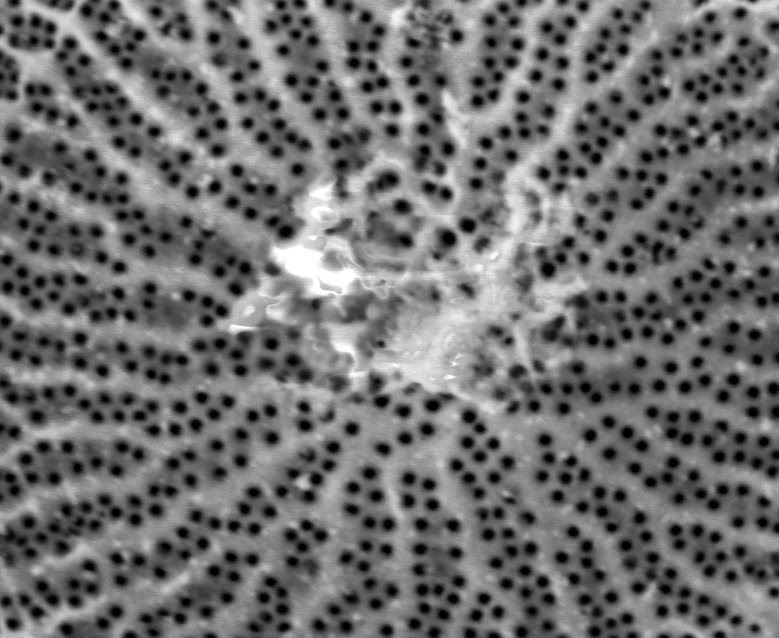
#> input picture work/CNMS/cropped_Wild007.tif, 779 x 638 px
$ jupyter execute 'Wild007-adaptive w quantize.ipynb'
#> lines starting #> are read from the running program, lines starting #| are printed output that depends on the picture; after the words box and inside, x2 and y2 are one past the last pixel; in counts of white or black regions, pixels touching at a corner belong together
[cell 1]
#ADAPTIVE SKELETON WITH 3 COLORS SEEMS TO WORK BEST

import matplotlib.pyplot as plt
import cv2
img = cv2.imread('cropped_Wild007.tif')
#> img is the input picture: shape (638, 779, 3); min 0, max 255, mean 109.8
blur = cv2.blur(img,(15,15))
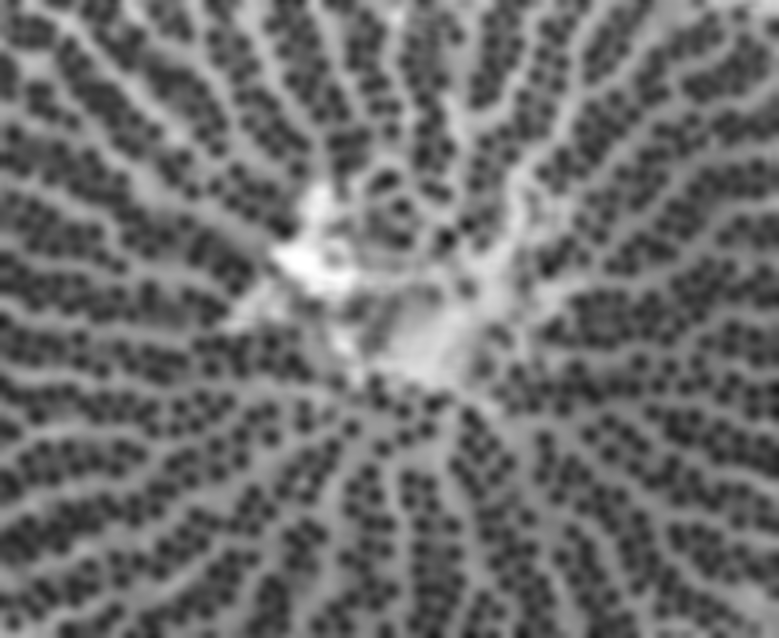
#> blur: shape (638, 779, 3); min 25, max 255, mean 109.8
from matplotlib.colors import LinearSegmentedColormap
cdict2 = {'red':   ((0.0, 0.0, 0.0),
                   (0.1, 1.0, 1.0),
                   (1.0, 1.0, 1.0)),

         'green': ((0.0, 0.0, 0.0),
                   (1.0, 0.0, 0.0)),

        'blue':  ((0.0, 0.0, 0.0),
                   (1.0, 0.0, 0.0))
        }
red2 = LinearSegmentedColormap('Red2', cdict2)
from skimage.filters import threshold_otsu
thotsu=threshold_otsu(blur)
#> thotsu = 114
otsublur = blur[:,:,0]> thotsu
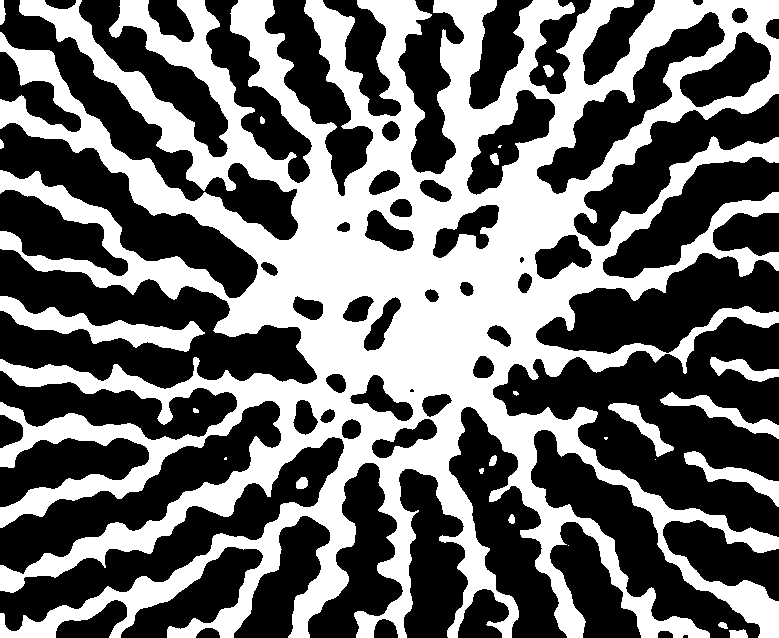
#> otsublur: shape (638, 779) bool; 42.9% white; 24 white regions (5 under 20 px), largest, box (x1, y1, x2, y2) and area: (0, 0, 779, 638) 204020, (0, 296, 205, 352) 3698, (684, 451, 779, 507) 1407

from skimage.morphology import skeletonize
otsuskeleton = skeletonize(otsublur)
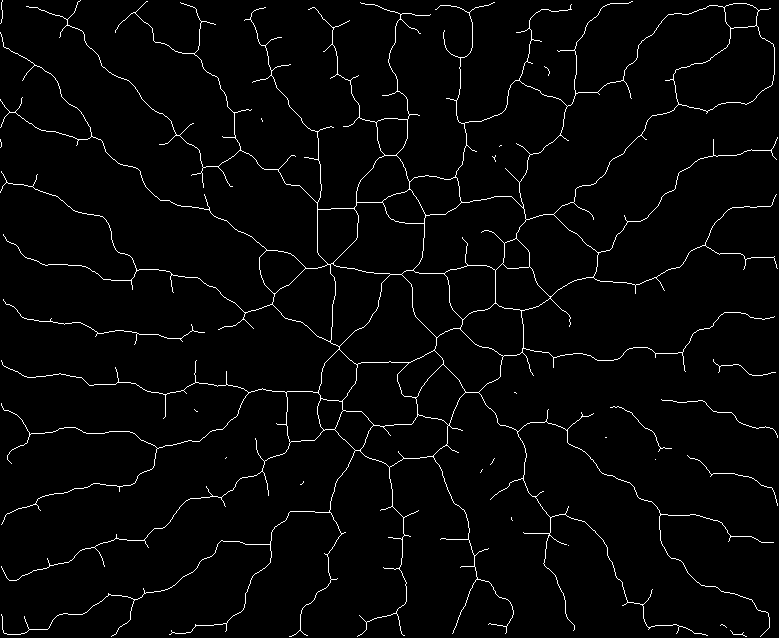
#> otsuskeleton: shape (638, 779) bool; 2.5% white in thin lines or dots
imgplot = plt.imshow(img, alpha=0.9)
ax = plt.subplot()
ax.imshow(otsuskeleton, cmap=red2, interpolation='sinc', alpha=.3)

[cell 2]
from PIL import Image
im=Image.open('cropped_Wild007.tif')
width, height=im.size
#> width = 779; height = 638

[cell 3]
import numpy as np
import cv2 as cv
from matplotlib import pyplot as plt
img = cv.imread('cropped_Wild007.tif',0)
#> img: shape (638, 779); min 0, max 255, mean 109.8
plt.hist(img.ravel(),256,[0,256])
plt.show()
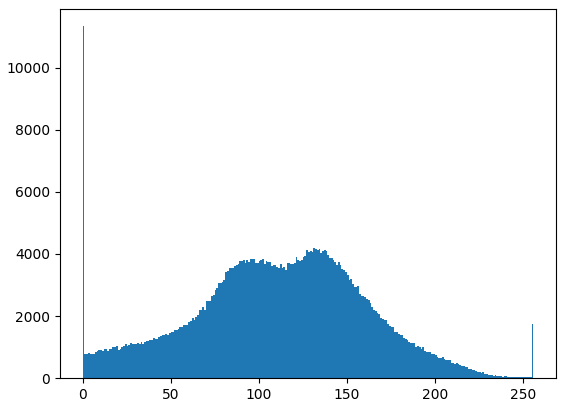
#> figure drawn by matplotlib, 1 panel; tallest bar 11331 high, from x = 0 to 1

np.mean(img)
#> Out = 109.8

[cell 4]
im.quantize(3,0)
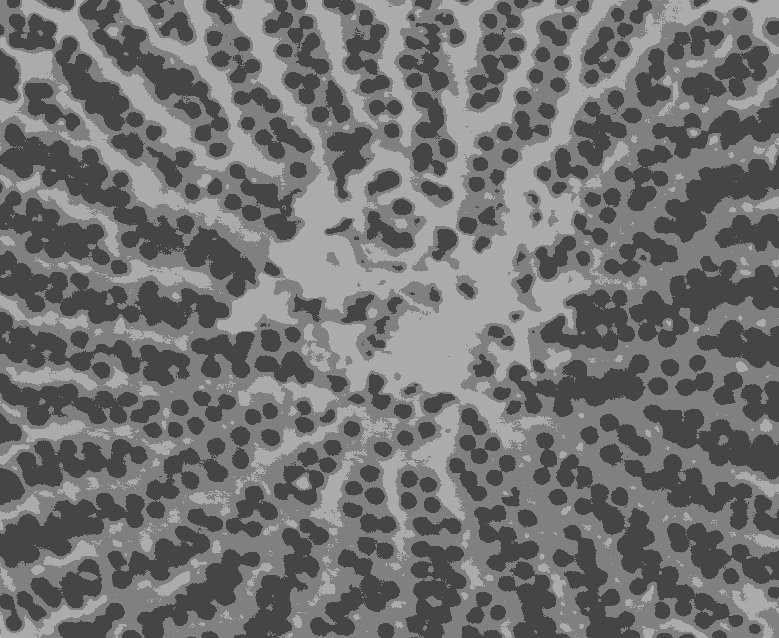
#> Out: PIL image 779x638 P; min 69, max 171, mean 113.7

[cell 5]
image=im.quantize(3,0)
image.save('simple_Wild007.tif')
print(image)
#| <PIL.Image.Image image mode=P size=779x638 at 0x7FB23A2E2F10>
newimg = cv2.imread('simple_Wild007.tif')
plt.hist(newimg.ravel(),256,[0,255]); plt.show()
#> after `plt.hist(newimg.ravel(), 256, [0, 255])`:
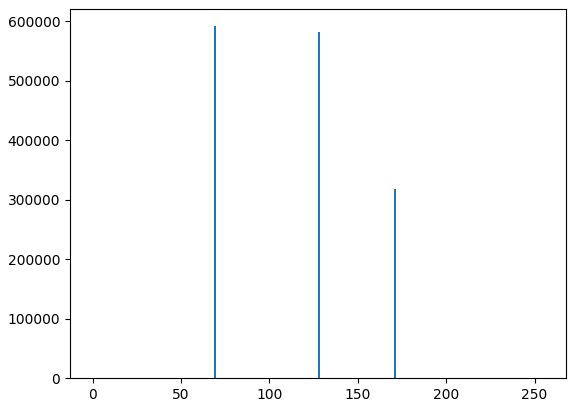
#> figure drawn by matplotlib, 1 panel; tallest bar 591843 high, from x = 68.73 to 69.73
print(newimg)
#> (printed output is left out)
newnewimg=newimg[:,:,0]

[cell 6]
newimg[np.where(newimg == [171])] = [255]
newimg[np.where(newimg == [69])] = [0]
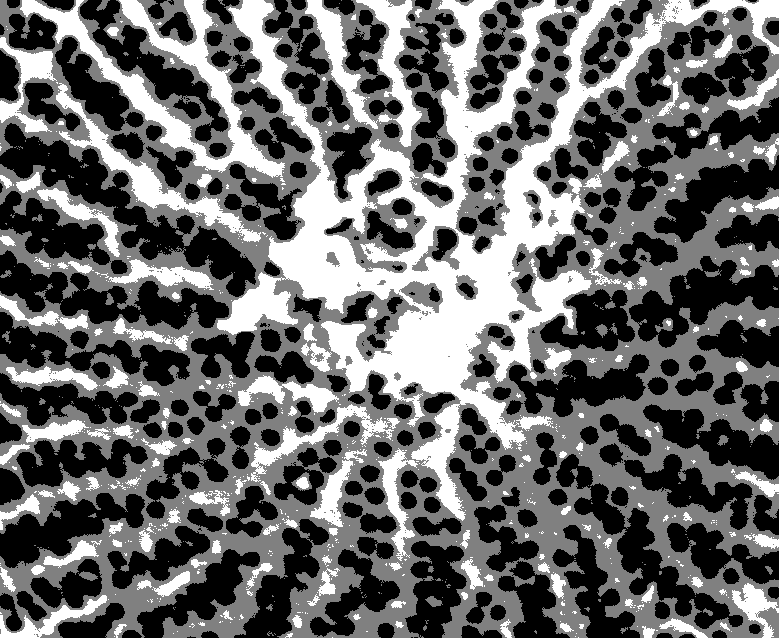
#> newimg: shape (638, 779, 3); min 0, max 255, mean 104.2
plt.imshow(newimg, cmap='gray')

[cell 7]
ablur = cv2.blur(newnewimg,(32, 32))
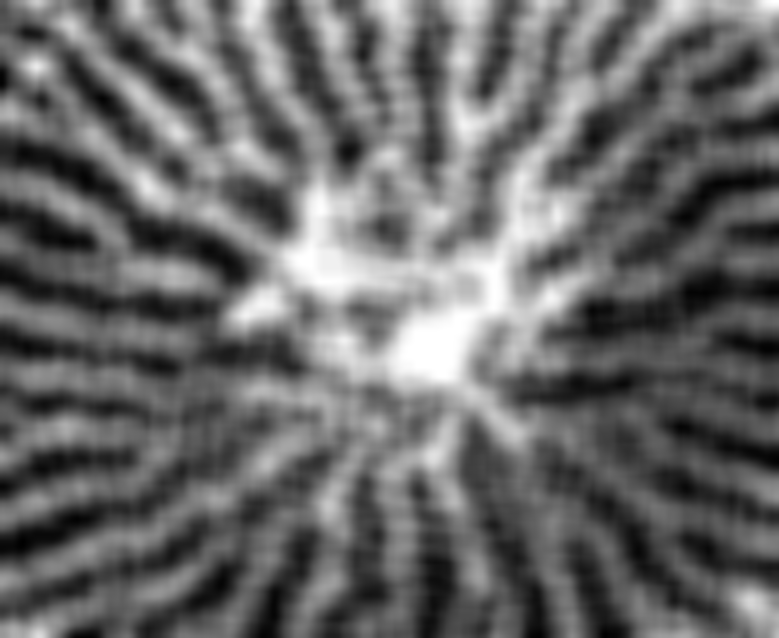
#> ablur: shape (638, 779); min 0, max 255, mean 104.3
a_mthres = cv2.adaptiveThreshold(ablur,1,cv2.ADAPTIVE_THRESH_MEAN_C,\
            cv2.THRESH_BINARY,61,4)
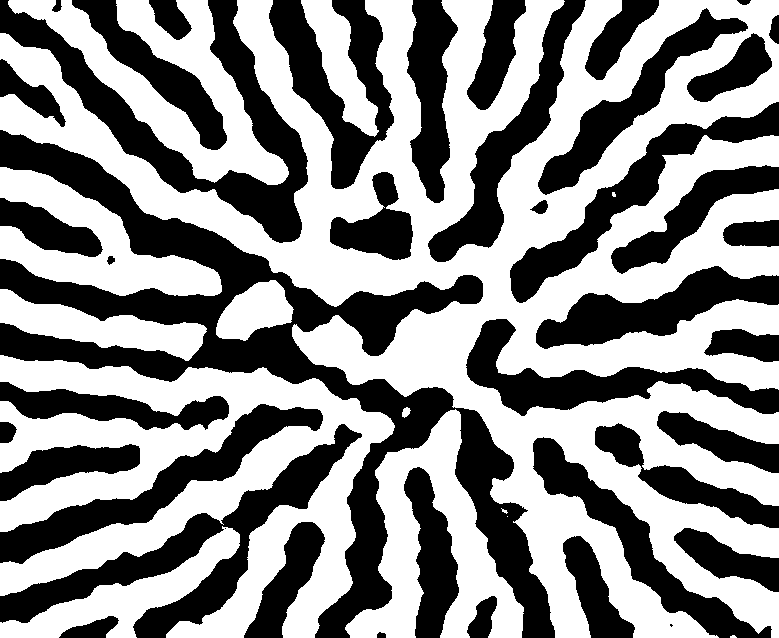
#> a_mthres: shape (638, 779); values 0 (black) and 1 (white), 54.6% white; 42 black regions (2 under 20 px), largest, box (x1, y1, x2, y2) and area: (0, 130, 555, 638) 51211, (0, 0, 308, 243) 16444, (0, 424, 362, 638) 14423

[cell 8]
#ADAPTIVE SKELETON
from skimage.morphology import skeletonize
adaptiveskeleton = skeletonize(a_mthres)
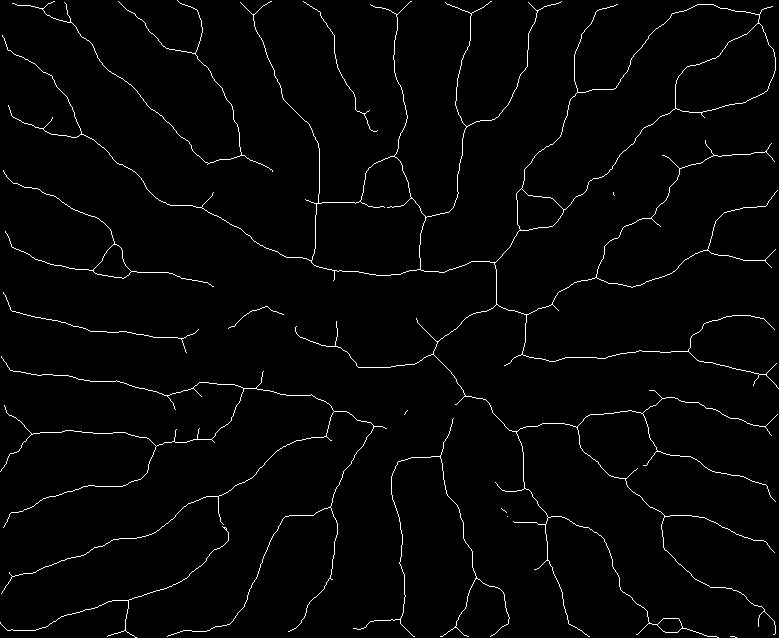
#> adaptiveskeleton: shape (638, 779) bool; 2% white in thin lines or dots
ax = plt.subplot()
ax.imshow(adaptiveskeleton, cmap=red2, interpolation='sinc')

[cell 9]
from skimage.morphology import remove_small_objects
cleanskel=remove_small_objects(adaptiveskeleton, min_size=50, connectivity=3)
#> cleanskel: shape (638, 779) bool; 2% white in thin lines or dots
plot = plt.subplot()
plot.imshow(cleanskel, interpolation='sinc')

[cell 10]
import matplotlib.image as mpimg
img2=mpimg.imread('cropped_Wild007.tif')
imgplot2 = plt.imshow(img2, alpha= .9)

ax2 = plt.subplot()
ax2.imshow(cleanskel, cmap=red2, interpolation='sinc', alpha=0.3)
plt.show()

$ run again, with work/CNMS/cropped_Wild004.tif copied over work/CNMS/cropped_Wild007.tif
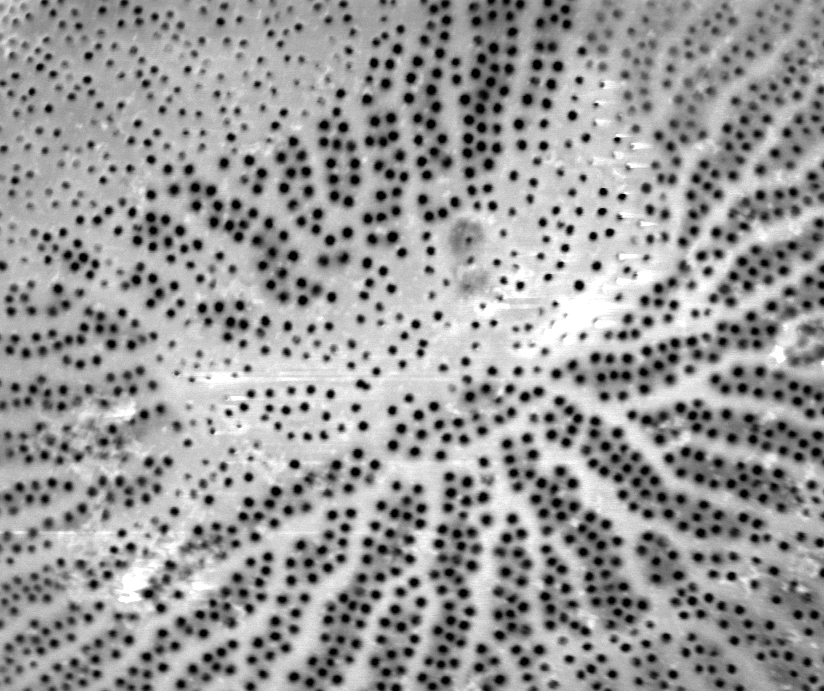
#> input picture work/CNMS/cropped_Wild004.tif, 824 x 691 px
#> img is the input picture: shape (691, 824, 3); min 0, max 255, mean 153.9
#> thotsu = 153
#> `otsublur = blur[:,:,0]> thotsu`:
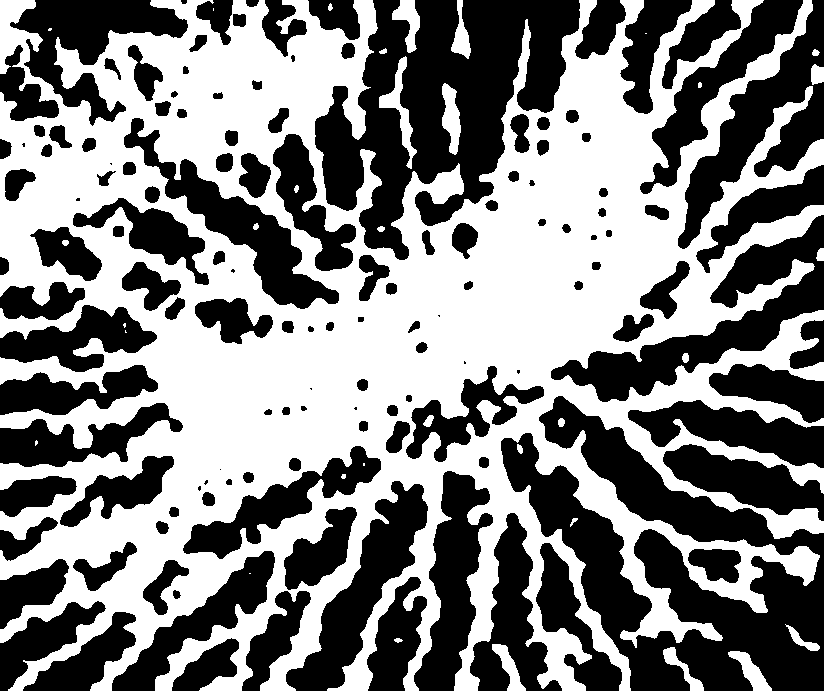
#> otsublur: shape (691, 824) bool; 51% white; 137 black regions (12 under 20 px), largest, box (x1, y1, x2, y2) and area: (501, 396, 824, 691) 39754, (315, 0, 580, 260) 34688, (551, 215, 824, 402) 13486
#> otsuskeleton: shape (691, 824) bool; 3.2% white in thin lines or dots
#> img: shape (691, 824)
#> `np.mean(img)`: Out = 153.9
#| <PIL.Image.Image image mode=P size=824x691 at 0x7FB23A112B10>
#> (printed output is left out)
#> a_mthres: shape (691, 824); values 0 (black) and 1 (white), 66.9% white; 200 black regions (61 under 20 px), largest, box (x1, y1, x2, y2) and area: (613, 46, 824, 335) 10070, (144, 453, 376, 607) 7270, (554, 276, 824, 395) 7019
#> `adaptiveskeleton = skeletonize(a_mthres)`:
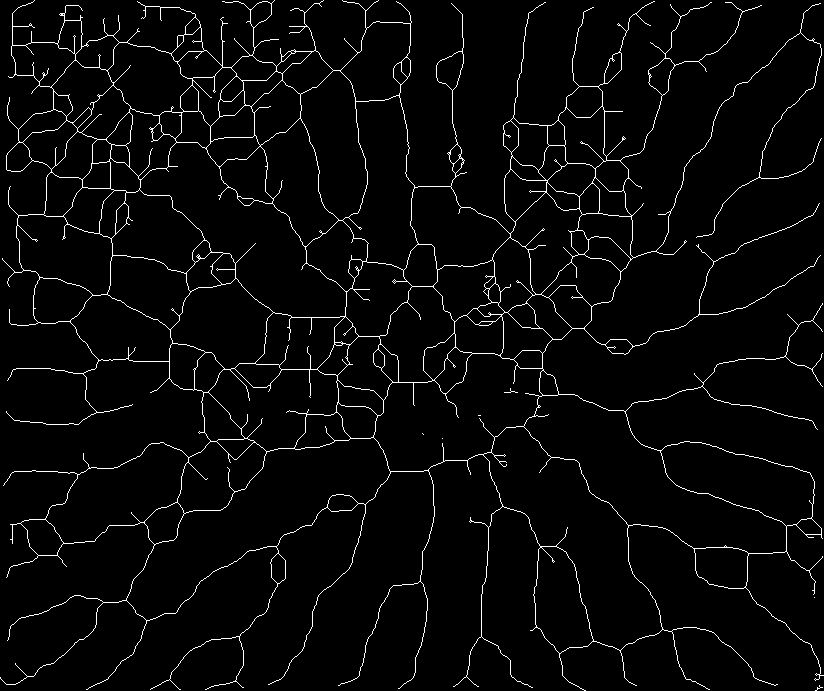
#> adaptiveskeleton: shape (691, 824) bool; 3.3% white in thin lines or dots
#> cleanskel: shape (691, 824) bool; 3.3% white in thin lines or dots

$ run again, with work/CNMS/cropped_Wild006.tif copied over work/CNMS/cropped_Wild007.tif
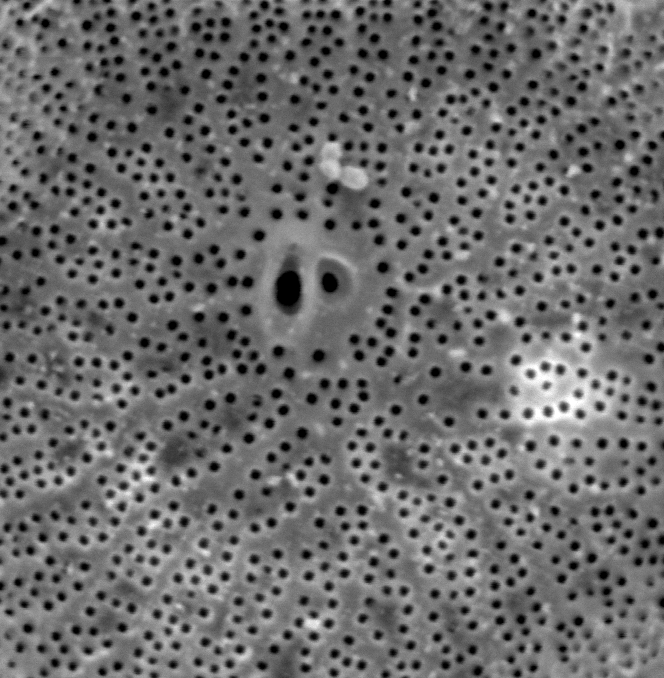
#> input picture work/CNMS/cropped_Wild006.tif, 664 x 678 px
#> img is the input picture: shape (678, 664, 3); min 0, max 255, mean 107.4
#> thotsu = 108
#> otsublur: shape (678, 664) bool; 46.6% white; 94 white regions (24 under 20 px), largest, box (x1, y1, x2, y2) and area: (0, 0, 664, 678) 188234, (0, 0, 94, 205) 8846, (543, 0, 592, 68) 1560
#> otsuskeleton: shape (678, 664) bool; 3.5% white in thin lines or dots
#> img: shape (678, 664)
#> `np.mean(img)`: Out = 107.4
#| <PIL.Image.Image image mode=P size=664x678 at 0x7FB237E33A90>
#> (printed output is left out)
#> a_mthres: shape (678, 664); values 0 (black) and 1 (white), 77.6% white; 243 black regions (92 under 20 px), largest, box (x1, y1, x2, y2) and area: (182, 317, 292, 372) 2696, (0, 488, 107, 543) 2461, (227, 0, 280, 115) 2409
#> `adaptiveskeleton = skeletonize(a_mthres)`:
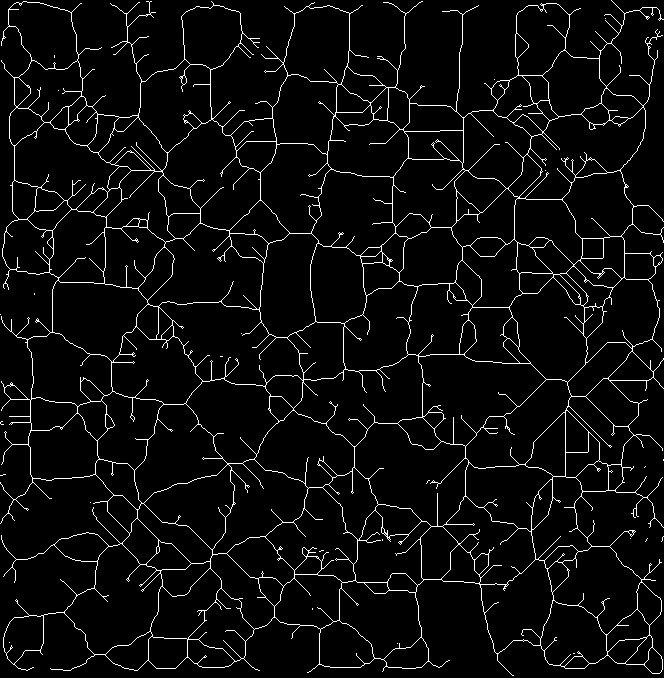
#> adaptiveskeleton: shape (678, 664) bool; 4.8% white in thin lines or dots
#> cleanskel: shape (678, 664) bool; 4.7% white in thin lines or dots
